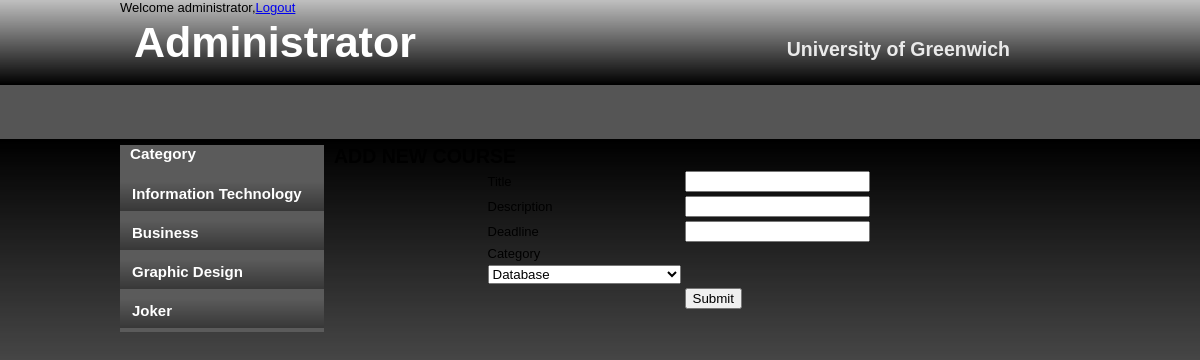
Page /asm/asm/trainer/addTopic.php (signed in) on the committed database.
### tables this page shows
CREATE TABLE `tblcategory` (
  `ID_Cat` int(11) NOT NULL,
  `Cat_Name` varchar(200) NOT NULL
);

### asm/asm/database.php (called while the page is built, shortened)
<?php
$hostname = 'localhost';
$username = 'root';
$password = '';
$dbname = 'edusys';
function query ($sql)
{
	global $hostname;
	global $username;
	global $password;
	global $dbname;
	$conn = new mysqli($hostname, $username, $password, $dbname);
	$result = $conn->query($sql);
	$rows = mysqli_fetch_all($result);
	return $rows;
}
?>

### asm/asm/trainer/addTopic.php (the view, shortened to what this page needs)
<!DOCTYPE html PUBLIC "-//W3C//DTD XHTML 1.0 Transitional//EN" "http://www.w3.org/TR/xhtml1/DTD/xhtml1-transitional.dtd">
<html xmlns="http://www.w3.org/1999/xhtml">
<head>
<link rel="stylesheet" type="text/css" href="../style.css" />
</head>
<body>
<div id="container">
        <?php require_once("../blocks/header.php"); ?>
<br>
<br>
<br>
        <?php require_once("../blocks/leftmenu1.php"); ?>
		<div id="content">
		<h2>ADD NEW COURSE</h2>
		<form action="" method="POST">
		<table width="50%" border="0">
			<tr>
				<td>Title</td>
				<td><input type="text" name="name"></td>
			</tr>
			<tr>
				<td>Description</td>
				<td><input type="text" name="des"></td>
            </tr>
            <tr>
                <td>Deadline</td>
                <td><input type="text" name="date"></td>
            </tr>
			<tr>
                <td>Category</td>
                <td>
    <?php
    require_once '../database.php';
    $sql = "SELECT * FROM tblcourse";
    $rows = query($sql);
    ?>
    <div>
        <tr>
            <th>
                <select type="num" name="cat">
                    <?php
                    for($i=0; $i<count($rows); $i++)
                    { ?>
                    <option value="<?= $rows[$i][0] ?>"><?= $rows[$i][1] ?></option>
                    <?php
                }
                ?>
                </select>
            </th>
            </td>
        </tr>
    </div>
			<tr>
				<td></td>
				<td><input type="submit" name="submit"></td>
			</tr>
<p>&nbsp;</p>
        </div>
<?php
require_once '../database.php';
?>
<?php require_once("../blocks/footer.php"); ?>

### asm/asm/blocks/leftmenu1.php
<div id="leftmenu">
    <div id="leftmenu_main">
    <h3>Category</h3>
    <ul>
    <?php
    require_once '../database.php';
            $sql = "Select * from tblcategory";
            $rows = query($sql);
            for($i=0; $i<count($rows); $i++)
            {
                ?>
                <div>
                    <tr>
                    <li><a href="http://localhost/ASM/asm/trainer/viewCourse.php?id=<?= $rows[$i][0] ?>"><?= $rows[$i][1] ?></a></li>
                    </tr>
                </div>
        <?php
            }
    ?>
    </ul>
        </div>
</div>
</div>

### asm/asm/style.css (style rules this page uses)
body { margin: 0; padding: 0; text-align: center; font: 12px Arial, Helvetica, sans-serif; font-size: 13px; color: black; background: #CCCCCC; background-image:url(images/background.png); background-repeat:repeat-x; }
* { margin: 0 auto 0 auto; text-align:left; }
#container { display: block; height:auto; position: relative; width: 960px; }
#leftmenu { margin-top:15px; width:204px; float:left; }
#leftmenu_main { width:204px; height:auto; background-color:#5B5B5B; }
#leftmenu_main ul { list-style: none; padding: 0px; width:204px; }
#leftmenu_main h3 { list-style: none; padding: 0px; width:204px; color:#FFFFFF; padding-left:10px; padding-bottom:14px; }
#leftmenu_main ul li { list-style: none; padding: 0px; width:204px; text-align:left; }
#leftmenu_main ul li a, #leftmenu_main ul li a:visited { display:block; list-style: none; padding: 0px; width:192px; padding-left:12px; padding-top:4px; height:30px; text-align:left; background-image:url(images/leftmenu_link.png); background-repeat:repeat-x; margin-top:5px; color:#FFFFFF; text-decoration:none; font-size:15px; font-weight:bold; }
#content { display:block; float:left; width:689px; height:auto; padding-left:10px; padding-top:15px; padding-right:10px; padding-bottom:5px; }
html, body { text-align: center; }
p { text-align: left; }

### rows in the picture
tblcategory: Cat_Name "Information Technology"
tblcategory: Cat_Name "Business"
tblcategory: Cat_Name "Graphic Design"
tblcategory: Cat_Name "Joker"

### other values in the picture
form field cat "Database"
